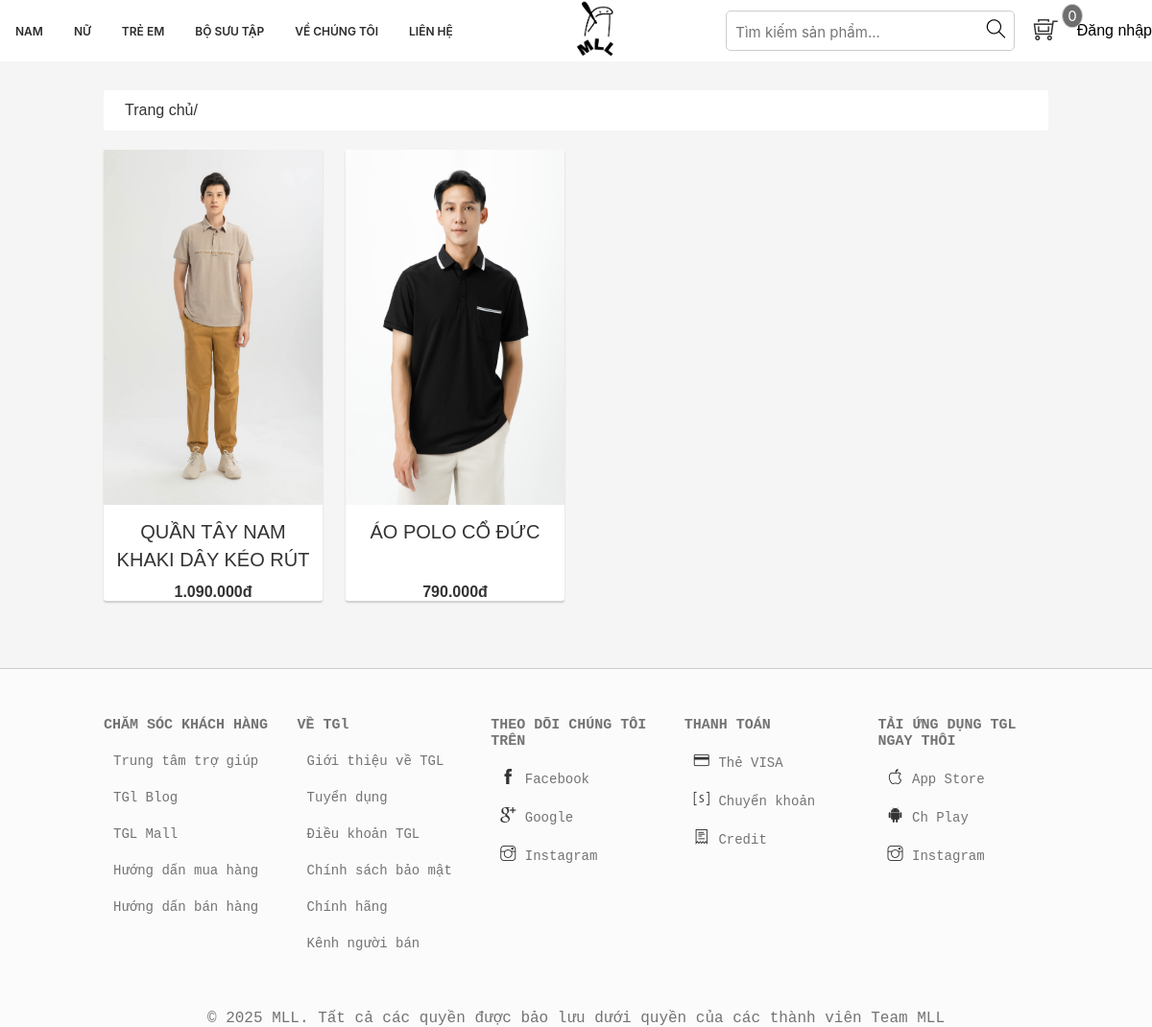
Screenshot of /listProduct.php?idBrand=19&type=0 with the database file from the repository.
### tables this page shows
CREATE TABLE `tbl_product` (
  `productId` int(100) NOT NULL,
  `productName` tinytext NOT NULL,
  `catId` int(110) NOT NULL,
  `brandId` int(110) NOT NULL,
  `product_desc` text NOT NULL,
  `type` int(11) NOT NULL,
  `price` bigint(255) NOT NULL,
  `image` varchar(255) NOT NULL,
  `typeProductId` int(100) NOT NULL,
  `quantity` bigint(20) NOT NULL
);

### classses/product.php (called while the page is built, shortened)
<?php
$filepath = realpath(dirname(__FILE__));
include_once($filepath . '/../lib/database.php');
?>
<?php
class product
{
    private $db;
    public function __construct()
    {
        $this->db = new Database();
    }
    public function getproductbyBrandId($id,$type)
    {
        $sp_tungtrang = 8;
        if(!isset($_GET['trang'])){
            $trang = 1;
        }else{
            $trang = $_GET['trang'];
        }
        $product_start = ($trang-1)*$sp_tungtrang;
        $query = "SELECT pd.* , br.brandName
        FROM tbl_product AS pd INNER JOIN tbl_brand AS br ON pd.brandId=br.brandId
        WHERE pd.brandId  = '$id' AND pd.type = '$type'  LIMIT $product_start,$sp_tungtrang";
        $result = $this->db->select($query);
        return $result;
    }
}
?>

### lib/database.php (called while the page is built, shortened)
<?php
    Class Database{
        public $host   = DB_HOST;
        public $user   = DB_USER;
        public $pass   = DB_PASS;
        public $dbname = DB_NAME;
        public $link;
        private function connectDB(){
        $this->link = new mysqli($this->host, $this->user, $this->pass,
            $this->dbname);
        }
        public function select($query){
            $result = $this->link->query($query) or
            die($this->link->error.__LINE__);
            if($result->num_rows > 0){
                return $result;
            } else {
                return false;
            }
        }
}

### inc/handle.php (called while the page is built, shortened)
<?php
    include_once 'lib/database.php';
	$product = new product();
?>

### listProduct.php (the view, shortened to what this page needs)
<?php include './inc/handle.php' ?>
<!DOCTYPE html>
<html lang="en">
<head>
    <link rel="stylesheet" href="https://pro.fontawesome.com/releases/v5.10.0/css/all.css" />
    <link rel="stylesheet" type="text/css" href="assets/css/main.css">
    <link rel="stylesheet" type="text/css" href="assets/css/listProduct.css">
    <link rel="stylesheet" type="text/css" href="assets/css/grid.css">
    <link rel="stylesheet" href="assets/font/themify-icons/themify-icons.css">
</head>
<body>
    <section class="app">
        <?php include 'inc/header.php' ?>
        <?php
        if (isset($_GET['type'])) {
            $type = $_GET['type'];
        }
        if (isset($_GET['idBrand'])) {
            $getProduct = $product->getproductbyBrandId($_GET['idBrand'],$type);
        }
        ?>
        <div class="app_search">
            <div class="pc">
                <div class="grid wide" style="max-width: 1300px ;">
                    <div class="row">
                        <div class="col l-12">
                            <div class="home-filter">
                                <div class="home-filter__page">
                                    <div class="sm-gutter app__header">
                                        <span class="title-direct"><a href="index.php">Trang chủ/</a></span>
                                    </div>
                                </div>
                            </div>
                            <div class="home-suggestion">
                                <div class="row">
                                    <?php
                                    if ($getProduct) {
                                        while ($result = $getProduct->fetch_assoc()) {
                                    ?>
                                            <div class="col l-3">
                                                <a style="text-decoration: none;shape-rendering: #333;color: #333;" href="chitietsanpham.php?productId=<?php echo $result['productId'] ?>&&brandId=<?php echo $result['brandId']?>&&type=<?php echo $result['type']?>">
                                                    <div class="home-product-item">
                                                        <img src="./admin/upload/<?php echo $result['image'] ?>" alt="" class="home-product-item_img">
                                                        <span class="home-product-item_name"><?php echo $result['productName'] ?></span>
                                                        <div class="home-product-item_price">
                                                            <span class="home-product-item_price"><?php echo number_format($result['price'], 0, ',', '.') . "" . "đ"?></span>
                                                        </div>
                                                    </div>
                                                </a>
                                            </div>
                                    <?php
                                        }
                                    } else {
                                        ?>
                                        <div style="margin:20px auto;">Không có sản phẩm</div>
                                    <?php
                                    }
                                    ?>
                                </div>
                            </div>
                        </div>
                    </div>
                </div>
            </div>
        </div>
        <?php include './inc/footer.php' ?>
    </section>
</body>
</html>

### rows the page displays
tbl_product: image (picture), productName "QUẦN TÂY NAM KHAKI DÂY KÉO RÚT", price "1.090.000"
tbl_product: image (picture), productName "ÁO POLO CỔ ĐỨC", price "790.000"
